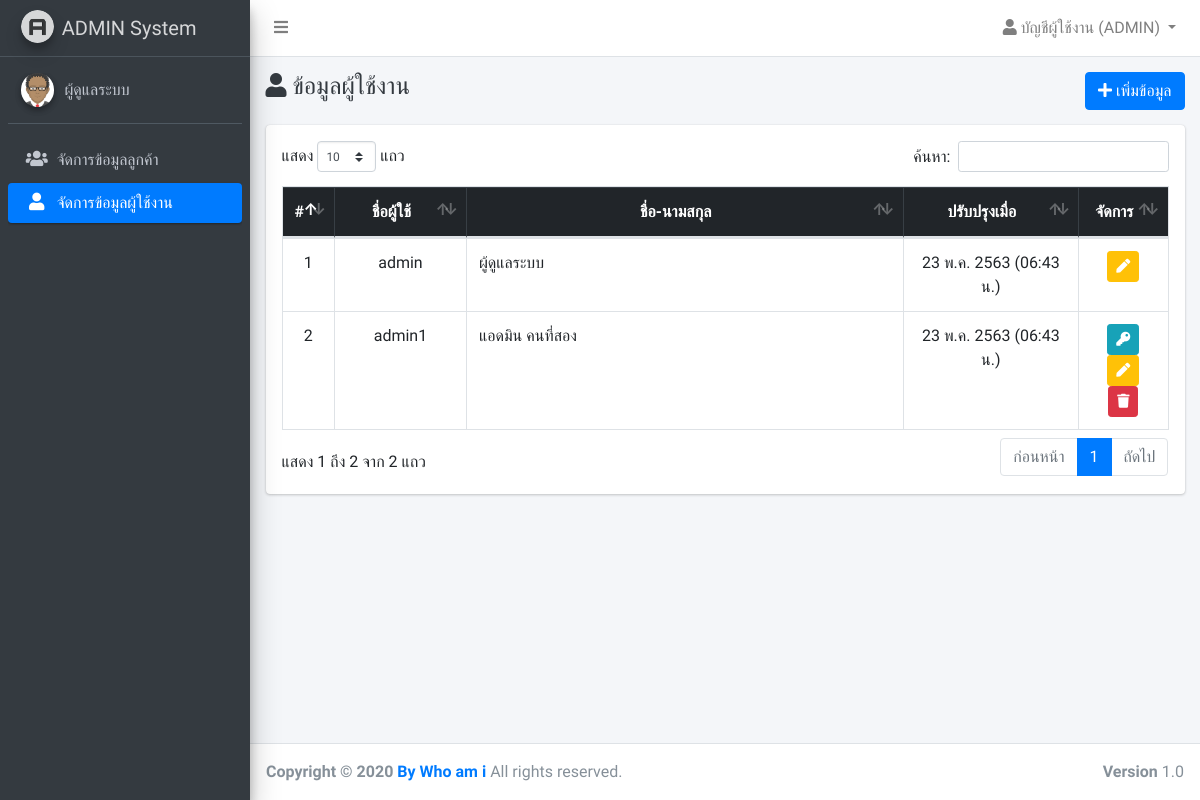
The page /admin/users/?page=users (signed in) on the database its author committed.
### tables this page shows
CREATE TABLE `users` (
  `id` int(11) NOT NULL,
  `username` varchar(32) NOT NULL,
  `password` varchar(64) NOT NULL,
  `name` varchar(255) NOT NULL,
  `is_owner` int(1) NOT NULL,
  `created_at` timestamp NOT NULL DEFAULT current_timestamp(),
  `updated_at` timestamp NULL DEFAULT NULL ON UPDATE current_timestamp()
);

### app/SQLiManager.php (called while the page is built, shortened)
<?php
if(class_exists('SQLiManager') === false)
{
	class SQLiManager{
		var $table;
		var $field;
		var $condition;
		public function SQLiManager()
		{
			$this->connect = mysqli_connect(DB_HOST,DB_USER,DB_PASS,DB_NAME);
			$cs1 = "SET character_set_results=utf8";
			mysqli_query($this->connect,$cs1) or die('Error query: ' . mysqli_error($this->connect));
			$cs2 = "SET character_set_client = utf8";
			mysqli_query($this->connect,$cs2) or die('Error query: ' . mysqli_error($this->connect));
			$cs3 = "SET character_set_connection = utf8";
			mysqli_query($this->connect,$cs3) or die('Error query: ' . mysqli_error($this->connect));
			$this->field="*";
		}
		public function select()
		{
			$this->sql="SELECT $this->field FROM $this->table $this->condition";
			$result=mysqli_query($this->connect,$this->sql) or trigger_error(mysqli_error($this->connect),E_USER_ERROR);
			return $result;
		}
	}
}
?>

### app/check_auth.php (called while the page is built, shortened)
<?php
$sql = new SQLiManager();
if( !empty($_SESSION["admin"]) ){
	$sql->table = "users";
	$sql->field = "name, username";
	$sql->condition = "WHERE id={$_SESSION["admin"]}";
	$rsAuth = $sql->select();
}
if( !empty($rsAuth) ){
	if( mysqli_num_rows($rsAuth) <= 0 ){
		session_destroy();
		ob_clean();
		header("location:".URL);
	}
	else{
		$auth = mysqli_fetch_assoc($rsAuth);
	}
}

### admin/layouts/menu_init.php (called while the page is built)
<?php
$menu[] = ["label"=>"จัดการข้อมูลลูกค้า", "key"=>"customers", "url"=>URL."admin/customers", 'icon'=>'fa fa-users'];
$menu[] = ["label"=>"จัดการข้อมูลผู้ใช้งาน", "key"=>"users", "url"=>URL."admin/users", 'icon'=>'fa fa-user'];
?>

### app/fn.php (called while the page is built, shortened)
<?php
function dateTH($strDate, $full=null, $time=null)
{
	$strYear = date("Y", strtotime($strDate)) + 543;
	$strMonth = date("n", strtotime($strDate));
	$strDay = date("j", strtotime($strDate));
	$strMonthCut = Array("", "ม.ค.", "ก.พ.", "มี.ค.", "เม.ย.", "พ.ค.", "มิ.ย.", "ก.ค.", "ส.ค.", "ก.ย.", "ต.ค.", "พ.ย.", "ธ.ค.");
	$strMonthThai = $strMonthCut[$strMonth];
	$dateTH = "$strDay $strMonthThai $strYear";
	if( !empty($time) ){
		$strHour= date("H",strtotime($strDate));
		$strMinute= date("i",strtotime($strDate));
		$dateTH .= " ($strHour:$strMinute น.)";
	}
	return $dateTH;
}
function stringify($data){
	return htmlentities(json_encode($data));
}

### admin/users/index.php (the view)
<?php
$_title = "ข้อมูลผู้ใช้งาน";
include("../layouts/header.php");
include($_pathURL."admin/layouts/navbar.php");
include($_pathURL."admin/layouts/menu.php");
$sql->table = "users";
$query = $sql->select();
?>
<div class="content-wrapper">
	<div class="content-header">
		<div class="container-fluid">
			<div class="row">
				<div class="col-sm-12">
					<div class="clearfix">
						<h4 class="m-0 text-dark float-left"><i class="fa fa-user"></i> <?= !empty($_title) ? $_title : "" ?></h4>
						<a href="<?=URL?>admin/users/forms.php?page=<?=$_GET["page"]?>" class="btn btn-primary float-right"><i class="fa fa-plus"></i> เพิ่มข้อมูล</a>
					</div>
				</div>
			</div>
		</div>
	</div>
	<section class="content">
		<div class="container-fluid">
			<div class="card p-3">
				<div class="table-responsive">
					<table class="table table-bordered DataTable">
						<thead class="table-dark text-center">
							<tr>
								<th width="5%">#</th>
								<th width="15%">ชื่อผู้ใช้</th>
								<th width="50%">ชื่อ-นามสกุล</th>
								<th width="20%">ปรับปรุงเมื่อ</th>
								<th width="15%">จัดการ</th>
							</tr>
						</thead>
						<tbody>
							<?php
							$no = 1;
							while($result = mysqli_fetch_assoc($query)){
								?>
								<tr>
									<td class="text-center"><?=$no++?></td>
									<td class="text-center"><?=$result["username"]?></td>
									<td><?=$result["name"]?></td>
									<td class="text-center">
										<?php
										if( !empty($result["updated_at"]) ){
											echo dateTH($result["updated_at"],0,1);
										}
										else{
											echo dateTH($result["created_at"],0,1);
										}
										?>
									</td>
									<td class="text-center">
										<?php
										if( empty($result["is_owner"]) ){
											?>
											<a href="<?=URL?>admin/users/password.php?page=<?=$_GET["page"]?>&id=<?=$result["id"]?>" class="btn btn-info btn-sm text-white" title="เปลี่ยนรหัสผ่าน">
												<i class="fa fa-key"></i>
											</a>
											<?php
										}
										?>
										<a href="<?=URL?>admin/users/forms.php?page=<?=$_GET["page"]?>&id=<?=$result["id"]?>" class="btn btn-warning btn-sm text-white" title="แก้ไขข้อมูล">
											<i class="fa fa-pen"></i>
										</a>
										<?php
										if( empty($result["is_owner"]) ){
											$ops = [
												"title" => "ยืนยันการลบข้อมูล",
												"text" => "คุณต้องการลบข้อมูล ".$result["name"]. "หรือไม่ ?",
												"btnconfirm" => "btn btn-danger m-1",
												"textconfirm" => "ลบข้อมูล"
											];
											?>
											<a href="<?=URL?>admin/users/delete.php?page=<?=$_GET["page"]?>&id=<?=$result["id"]?>" class="btn btn-danger btn-confirm btn-sm" data-title="ยืนยันการลบข้อมูล" data-options="<?=stringify($ops)?>">
												<i class="fa fa-trash"></i>
											</a>
											<?php
										}
										?>
									</td>
								</tr>
								<?php
							}
							?>
						</tbody>
					</table>
				</div>
			</div>
		</div>
	</section>
</div>
<?php
include($_pathURL."admin/layouts/footer.php");
?>

### admin/layouts/navbar.php (shortened to what this page needs)
<nav class="main-header navbar navbar-expand navbar-white navbar-light">
	<ul class="navbar-nav">
		<li class="nav-item">
			<a class="nav-link" data-widget="pushmenu" href="#"><i class="fas fa-bars"></i></a>
		</li>
	</ul>
	<ul class="navbar-nav ml-auto">
		<li class="nav-item dropdown">
			<a class="nav-link dropdown-toggle" href="#" id="navbarDropdown" role="button" data-toggle="dropdown" aria-haspopup="true" aria-expanded="false">
				<i class="fa fa-user"></i> บัญชีผู้ใช้งาน (<?=strtoupper($auth["username"])?>)
			</a>
		</li>
	</ul>
</nav>

### admin/layouts/menu.php (shortened to what this page needs)
<aside class="main-sidebar sidebar-dark-primary elevation-4">
	<a href="index3.html" class="brand-link">
		<img src="<?=IMAGES?>/AdminLTELogo.png" alt="AdminLTE Logo" class="brand-image img-circle elevation-3"
		style="opacity: .8">
		<span class="brand-text font-weight-light">ADMIN System</span>
	</a>
	<div class="sidebar">
		<div class="user-panel mt-3 pb-3 mb-3 d-flex">
			<div class="image">
				<img src="<?=IMAGES?>/avatar.png" class="img-circle elevation-2" alt="User Image">
			</div>
			<div class="info" >
				<a href="" class="d-block"><?=$auth["name"]?></a>
			</div>
		</div>
          <?php include("menu_init.php"); ?>
		<nav class="mt-2">
			<ul class="nav nav-pills nav-sidebar flex-column" data-widget="treeview" role="menu" data-accordion="false">
               <?php
               foreach ($menu as $key => $value) {
                    if( empty($value["sub"]) ){
                         ?>
                         <li class="nav-item">
                              <a href="<?=$value["url"]?>?page=<?=$value['key']?>" class="nav-link <?= $value['key'] == $_GET['page'] ? "active" : "" ?>">
                                   <i class="nav-icon <?=$value["icon"]?>"></i>
                                   <p>
                                        <?=$value["label"]?>
                                   </p>
                              </a>
                         </li>
                         <?php
                    }
               }
               ?>
          </ul>
      </nav>
  </div>
</aside>

### rows shown on the page
users: username "ADMIN", name "ผู้ดูแลระบบ", username "admin", updated_at "23 พ.ค. 2563 (06:43 น.)"
users: username "admin1", name "แอดมิน คนที่สอง", created_at "23 พ.ค. 2563 (06:43 น.)"

### other values the page prints
$value["label"] "จัดการข้อมูลลูกค้า"
$value["label"] "จัดการข้อมูลผู้ใช้งาน"
$_title "ข้อมูลผู้ใช้งาน"
